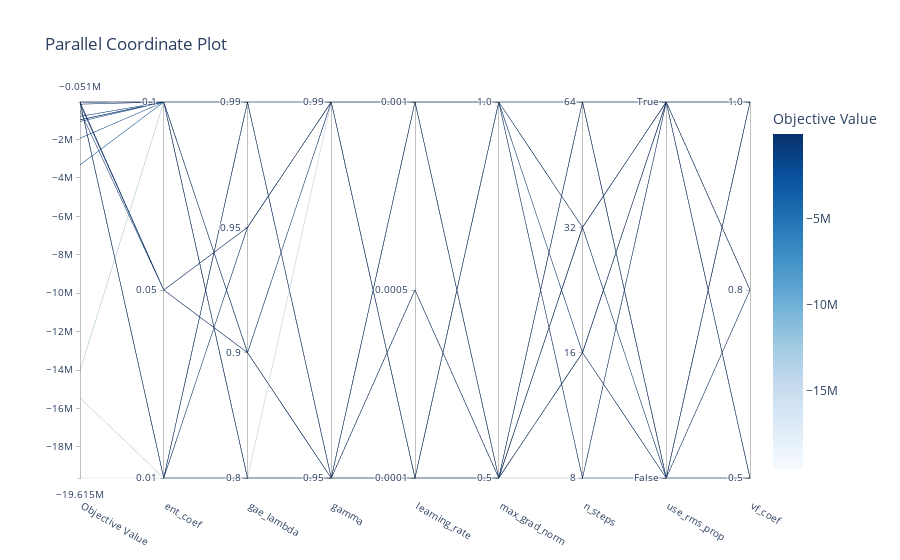

Notebook code cell kept with this figure:
### Markdown cell above
**Parallel Coordinate Plot**

This plot helps visualize the relationships between hyperparameters and the objective value. It’s useful for spotting trends or correlations.

### Code cell
from optuna.visualization import plot_parallel_coordinate

fig = plot_parallel_coordinate(study)
fig.show()

### Figure 1 — Plotly figure (JSON) as saved in the notebook; plotly's stock layout.template omitted (floating-point values rounded to 4 significant figures)
{"data": [{"dimensions": [{"label": "Objective Value", "range": [-19620000.0, -51030.0], "values": [-54060.0, -15440000.0, -55330.0, -53300.0, -56030.0, -55910.0, -54710.0, -52970.0, -19620000.0, -53590.0, -148300.0, -54100.0, -496400.0, -54070.0, -51710.0, -1065000.0, -970700.0, -1938000.0, -3322000.0, -163000.0, -981900.0, -51590.0, -52910.0, -54620.0, -56250.0, -51030.0, -801100.0, -14030000.0, -51310.0, -56620.0]}, {"label": "ent_coef", "range": [0, 2], "ticktext": ["0.01", "0.05", "0.1"], "tickvals": [0, 1, 2], "values": [0, 0, 0, 0, 0, 0, 0, 0, 0, 0, 1, 1, 1, 1, 2, 2, 2, 2, 2, 2, 2, 2, 2, 2, 2, 2, 2, 2, 2, 2]}, {"label": "gae_lambda", "range": [0, 3], "ticktext": ["0.8", "0.9", "0.95", "0.99"], "tickvals": [0, 1, 2, 3], "values": [0, 0, 2, 3, 3, 3, 3, 3, 3, 3, 1, 1, 2, 2, 0, 0, 0, 0, 0, 1, 1, 3, 3, 3, 3, 3, 3, 3, 3, 3]}, {"label": "gamma", "range": [0, 1], "ticktext": ["0.95", "0.99"], "tickvals": [0, 1], "values": [0, 1, 1, 0, 0, 0, 0, 0, 1, 1, 0, 1, 1, 1, 0, 0, 0, 0, 0, 0, 0, 0, 0, 0, 0, 0, 0, 0, 0, 0]}, {"label": "learning_rate", "range": [0, 2], "ticktext": ["0.0001", "0.0005", "0.001"], "tickvals": [0, 1, 2], "values": [2, 0, 2, 0, 1, 1, 2, 2, 0, 2, 1, 2, 0, 2, 1, 1, 1, 1, 1, 0, 0, 0, 0, 0, 0, 1, 1, 2, 2, 2]}, {"label": "max_grad_norm", "range": [0, 1], "ticktext": ["0.5", "1.0"], "tickvals": [0, 1], "values": [0, 1, 1, 0, 0, 0, 0, 0, 1, 1, 0, 0, 1, 1, 0, 0, 0, 0, 0, 0, 1, 0, 0, 0, 0, 0, 0, 0, 0, 0]}, {"label": "n_steps", "range": [0, 3], "ticktext": ["8", "16", "32", "64"], "tickvals": [0, 1, 2, 3], "values": [3, 3, 0, 3, 3, 3, 2, 3, 2, 2, 2, 2, 1, 3, 1, 1, 1, 1, 1, 1, 0, 3, 3, 3, 3, 3, 3, 0, 3, 3]}, {"label": "use_rms_prop", "range": [0, 1], "ticktext": ["False", "True"], "tickvals": [0, 1], "values": [1, 0, 1, 1, 1, 1, 1, 1, 1, 1, 1, 0, 0, 1, 1, 1, 1, 1, 1, 0, 0, 1, 1, 0, 1, 1, 0, 1, 1, 1]}, {"label": "vf_coef", "range": [0, 2], "ticktext": ["0.5", "0.8", "1.0"], "tickvals": [0, 1, 2], "values": [0, 2, 1, 0, 0, 0, 0, 0, 1, 1, 1, 0, 1, 2, 0, 0, 0, 0, 0, 1, 0, 0, 2, 2, 2, 2, 2, 0, 0, 2]}], "labelangle": 30, "labelside": "bottom", "line": {"color": [-54060.0, -15440000.0, -55330.0, -53300.0, -56030.0, -55910.0, -54710.0, -52970.0, -19620000.0, -53590.0, -148300.0, -54100.0, -496400.0, -54070.0, -51710.0, -1065000.0, -970700.0, -1938000.0, -3322000.0, -163000.0, -981900.0, -51590.0, -52910.0, -54620.0, -56250.0, -51030.0, -801100.0, -14030000.0, -51310.0, -56620.0], "colorbar": {"title": {"text": "Objective Value"}}, "colorscale": [[0, "rgb(247,251,255)"], [0.125, "rgb(222,235,247)"], [0.25, "rgb(198,219,239)"], [0.375, "rgb(158,202,225)"], [0.5, "rgb(107,174,214)"], [0.625, "rgb(66,146,198)"], [0.75, "rgb(33,113,181)"], [0.875, "rgb(8,81,156)"], [1, "rgb(8,48,107)"]], "reversescale": false, "showscale": true}, "type": "parcoords"}], "layout": {"title": {"text": "Parallel Coordinate Plot"}}}
